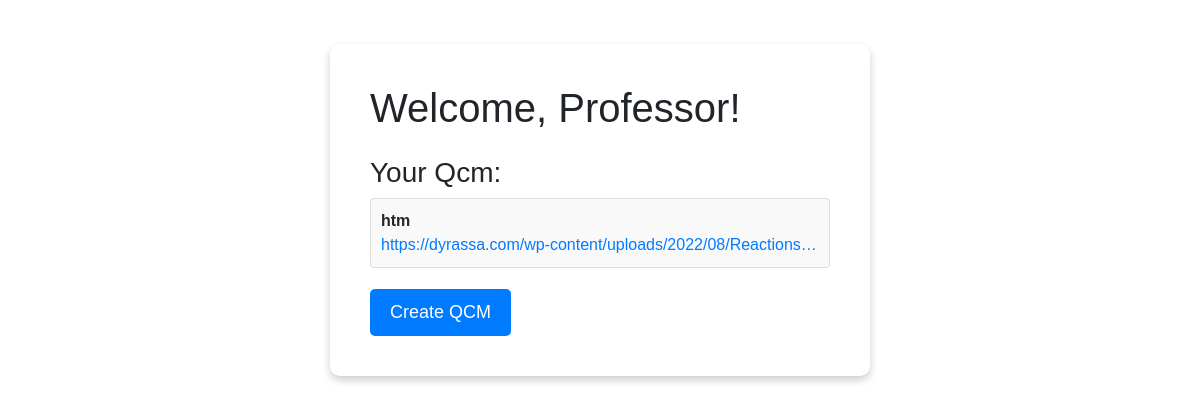
Page /prof (signed in) on the earlier database version.
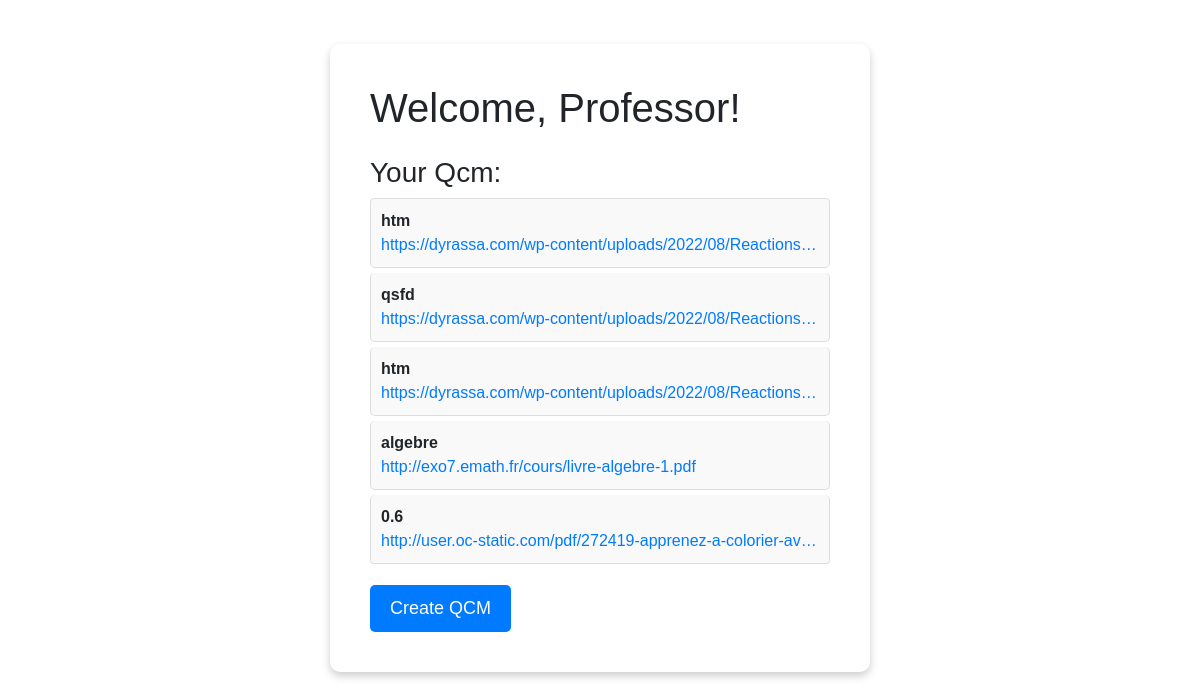
Same page on the later database version.
### app.py (models this page shows, shortened)
class Course(db.Model):
    id = db.Column(db.Integer, primary_key=True)
    pdf_url = db.Column(db.String(200), nullable=False)
    num_qst = db.Column(db.Integer, nullable=False)
    name = db.Column(db.String(200), nullable=False)
    prof_id = db.Column(db.Integer, db.ForeignKey('prof.id'))

### app.py (the view)
@app.route('/prof', methods=['GET'])
def prof():
    professor = Prof.query.filter_by(username=session['username']).first()
    courses = Course.query.filter_by(prof_id=professor.id).all()
    return render_template('prof/index.html', professor=professor, courses=courses)

### templates/prof/index.html (shortened to what this page needs)
<!DOCTYPE html>
<html>
<head>
    <link rel="stylesheet" href="https://maxcdn.bootstrapcdn.com/bootstrap/4.5.2/css/bootstrap.min.css">
</head>
<body>
    <div class="container mt-4">
        <div class="row justify-content-center">
            <div class="col-md-6">
                <div class="card">
                    <div class="card-body">
                        <h1 class="mb-4">Welcome, Professor!</h1>
                        <h3>Your Qcm:</h3>
                        <ul class="list-group">
                            {% for qcm in courses %}
                            <li class="list-group-item"><strong>{{ qcm.name  }}</strong><a href="{{ qcm.pdf_url }}">{{ qcm.pdf_url }}</a></li>
                            {% endfor %}
                        </ul>
                        <a href="/prof/qcm" class="btn btn-primary create-course-btn mt-3">Create QCM</a>
                    </div>
                </div>
            </div>
        </div>
    </div>
</body>
</html>

### templates/prof/index.html (style rules this page uses)
body { font-family: Arial, sans-serif; padding: 20px; }
.card { border: none; box-shadow: 0 4px 8px 0 rgba(0, 0, 0, 0.2); padding: 20px; margin-bottom: 20px; border-radius: 10px; }
.list-group { list-style: none; padding: 0; }
.list-group-item { background-color: #f9f9f9; padding: 10px; margin-bottom: 5px; border: 1px solid #ddd; border-radius: 5px; }
.create-course-btn { background-color: #007bff; color: #fff; padding: 10px 20px; border: none; border-radius: 5px; font-size: 18px; cursor: pointer; }
.list-group-item a { display: block; overflow: hidden; white-space: nowrap; text-overflow: ellipsis; }

Differences in the rows shown:
added Course: name "qsfd", pdf_url "https://dyrassa.com/wp-content/uploads/2022/08/Reactions…"
added Course: name "htm", pdf_url "https://dyrassa.com/wp-content/uploads/2022/08/Reactions…"
added Course: name "algebre", pdf_url "http://exo7.emath.fr/cours/livre-algebre-1.pdf"
added Course: name "0.6", pdf_url "http://user.oc-static.com/pdf/272419-apprenez-a-colorier-av…"
